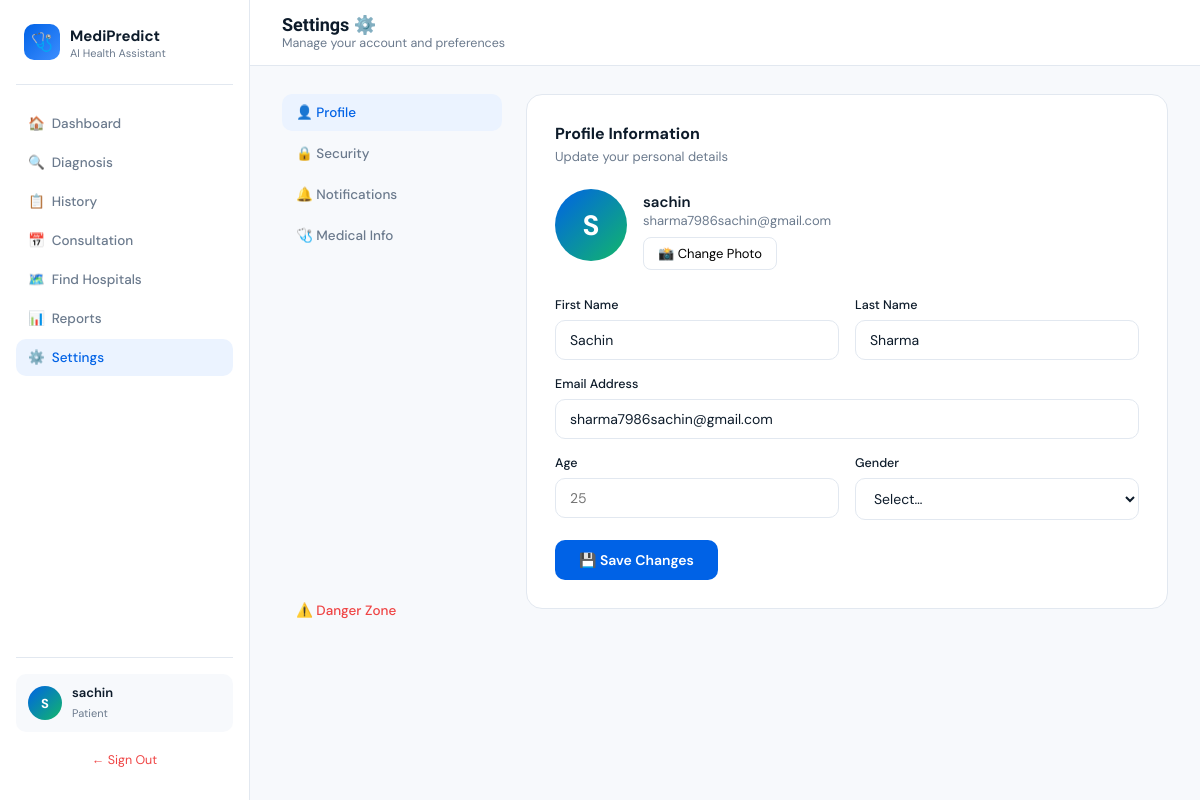
Page /settings (signed in) on the committed database.
### models.py (models this page shows, shortened)
class User(db.Model):
    __tablename__ = 'users'
    id          = db.Column(db.Integer,      primary_key=True)
    username    = db.Column(db.String(80),   unique=True, nullable=False)
    password    = db.Column(db.String(120),  nullable=False)
    first_name  = db.Column(db.String(80))
    last_name   = db.Column(db.String(80))
    email       = db.Column(db.String(120))
    role        = db.Column(db.String(20),   default='patient')
    joined      = db.Column(db.DateTime,     default=datetime.utcnow)
    age         = db.Column(db.String(10))
    gender      = db.Column(db.String(20))
    blood_group = db.Column(db.String(10))
    height      = db.Column(db.String(20))
    weight      = db.Column(db.String(20))
    allergies   = db.Column(db.Text)
    conditions  = db.Column(db.Text)
    medications = db.Column(db.Text)
    paid         = db.Column(db.Boolean,  default=False)   # True = active subscription
    paid_at      = db.Column(db.DateTime, nullable=True)   # When last payment was made
    expires_at   = db.Column(db.DateTime, nullable=True)   # Subscription expiry date
    payment_id   = db.Column(db.String(60), nullable=True) # Razorpay payment ID
    payment_amount = db.Column(db.Integer, nullable=True)  # Amount paid in rupees
    @property
    def subscription_status(self):
        if self.role == 'doctor':
            return 'admin'
        if not self.paid or not self.expires_at:
            return 'unpaid'
        now = datetime.utcnow()
        if self.expires_at < now:
            return 'expired'
        if (self.expires_at - now).days <= 30:
            return 'expiring_soon'
        return 'active'
    @property
    def days_remaining(self):
        if not self.expires_at:
            return 0
        delta = (self.expires_at - datetime.utcnow()).days
        return max(0, delta)
    def to_dict(self):
        return {
            "id":           self.id,
            "username":     self.username          or "",
            "first_name":   self.first_name        or "",
            "last_name":    self.last_name         or "",
            "email":        self.email             or "",
            "role":         self.role if self.role else "patient",
            "paid":         self.paid,
            "joined":       self.joined.strftime("%Y-%m-%d") if self.joined else "",
            "paid_at":      self.paid_at.strftime("%Y-%m-%d") if self.paid_at else "",
            "expires_at":   self.expires_at.strftime("%Y-%m-%d") if self.expires_at else "",
            "days_remaining":    self.days_remaining,
            "subscription_status": self.subscription_status,
            "payment_id":   self.payment_id        or "",
            "payment_amount": self.payment_amount  or 0,
            "age":          self.age               or "",
            "gender":       self.gender            or "",
            "blood_group":  self.blood_group       or "",
            "height":       self.height            or "",
            "weight":       self.weight            or "",
            "allergies":    self.allergies         or "",
            "conditions":   self.conditions        or "",
            "medications":  self.medications       or "",
        }

### app.py (the view, shortened to what this page needs)
@app.route("/settings", methods=["GET", "POST"])
@login_required
def settings_page():
    user = current_user()
    msg  = ""
    return render_template("settings.html",
                           username=user.username,
                           user_data=user.to_dict(), msg=msg)

### app.py (called while the page is built)
def login_required(f):
    @wraps(f)
    def decorated(*args, **kwargs):
        if "user_id" not in session:
            return redirect(url_for("login"))
        user = current_user()
        if user and user.role == "patient":
            from flask import request as _req
            if _req.endpoint not in ("payment_page", "confirm_order", "logout"):
                if not user.paid:
                    return redirect(url_for("payment_page"))
                if user.expires_at and user.expires_at < datetime.datetime.utcnow():
                    user.paid = False
                    db.session.commit()
                    return redirect(url_for("payment_page"))
        return f(*args, **kwargs)
    return decorated

def current_user():
    uid = session.get("user_id")
    return User.query.get(uid) if uid else None

### templates/Settings.html (shortened to what this page needs)
<!DOCTYPE html>
<html lang="en">
<head>
</head>
<body>
<div class="layout">
<aside class="sidebar">
  <div class="logo"><div class="logo-icon">🩺</div><div><strong>MediPredict</strong><span>AI Health Assistant</span></div></div>
  <nav>
    <a href="/">🏠&nbsp; Dashboard</a>
    <a href="/">🔍&nbsp; Diagnosis</a>
    <a href="/history">📋&nbsp; History</a>
    <a href="/consultation">📅&nbsp; Consultation</a>
    <a href="/hospitals">🗺️&nbsp; Find Hospitals</a>
    <a href="/reports">📊&nbsp; Reports</a>
    <a href="/settings" class="active">⚙️&nbsp; Settings</a>
  </nav>
  <div class="sidebar-footer">
    <div class="user-card"><div class="avatar" id="avatarInitial">U</div><div class="user-info"><strong>{{ username }}</strong><span>Patient</span></div></div>
    <a href="/logout" style="display:block;text-align:center;margin-top:12px;font-size:12.5px;color:#EF4444;text-decoration:none;padding:8px;border-radius:8px;">← Sign Out</a>
  </div>
</aside>
<main class="main">
  <div class="topbar">
    <div><h1>Settings ⚙️</h1><p>Manage your account and preferences</p></div>
  </div>
  <div class="content">
    <div class="settings-layout">
      <div class="settings-nav">
        <div class="snav-item active" onclick="showSection('profile',this)">👤 Profile</div>
        <div class="snav-item" onclick="showSection('security',this)">🔒 Security</div>
        <div class="snav-item" onclick="showSection('notifications',this)">🔔 Notifications</div>
        <div class="snav-item" onclick="showSection('medical',this)">🩺 Medical Info</div>
        <div class="snav-item" onclick="showSection('danger',this)" style="color:#EF4444; margin-top:auto;">⚠️ Danger Zone</div>
      </div>
      <div>
        <div class="settings-section active" id="section-profile">
          <div class="section-card">
            <div class="section-title">Profile Information</div>
            <div class="section-sub">Update your personal details</div>
            <div style="display:flex; align-items:center; gap:16px; margin-bottom:24px;">
              <div class="avatar-big" id="bigAvatar">{{ username[0].upper() }}</div>
              <div>
                <div style="font-size:15px; font-weight:600;">{{ username }}</div>
                <div style="font-size:13px; color:var(--text-muted);">{{ user_data.get('email','—') }}</div>
                <button class="upload-btn" style="margin-top:8px;" onclick="alert('Photo upload requires additional backend setup.')">📸 Change Photo</button>
              </div>
            </div>
            <form method="POST" action="/settings">
              <div class="form-grid">
                <div class="form-group">
                  <label>First Name</label>
                  <input type="text" name="first_name" value="{{ user_data.get('first_name','') }}" placeholder="Arjun">
                </div>
                <div class="form-group">
                  <label>Last Name</label>
                  <input type="text" name="last_name" value="{{ user_data.get('last_name','') }}" placeholder="Sharma">
                </div>
                <div class="form-group full">
                  <label>Email Address</label>
                  <input type="email" name="email" value="{{ user_data.get('email','') }}" placeholder="arjun@example.com">
                </div>
                <div class="form-group">
                  <label>Age</label>
                  <input type="text" name="age" value="{{ user_data.get('age','') }}" placeholder="25">
                </div>
                <div class="form-group">
                  <label>Gender</label>
                  <select name="gender">
                    <option value="">Select…</option>
                  </select>
                </div>
              </div>
              <button type="submit" class="save-btn">💾 Save Changes</button>
            </form>
          </div>
        </div>
      </div>
    </div>
  </div>
</main>
</div>
</body>
</html>

### templates/Settings.html (style rules this page uses)
*, *::before, *::after { box-sizing:border-box; margin:0; padding:0; }
:root { --blue:#0062E6; --blue-pale:#EBF3FF; --green:#12B76A; --green-pale:#E6FBF2; --red:#EF4444; --text:#0D1B2A; --text-muted:#6B7A8D; --border:#E2E8F0; --white:#FFFFFF; --surface:#F7F9FC; --sidebar-w:250px; }
html,body { height:100%; font-family:'DM Sans',sans-serif; color:var(--text); background:var(--surface); }
.layout { display:flex; height:100vh; overflow:hidden; }
.sidebar { width:var(--sidebar-w); background:var(--white); border-right:1px solid var(--border); display:flex; flex-direction:column; padding:24px 16px; flex-shrink:0; }
.logo { display:flex; align-items:center; gap:10px; padding:0 8px 24px; border-bottom:1px solid var(--border); margin-bottom:20px; }
.logo-icon { width:36px; height:36px; border-radius:10px; background:linear-gradient(135deg,#0062E6,#3D8EFF); display:flex; align-items:center; justify-content:center; font-size:18px; }
.logo strong { font-size:15px; font-weight:700; }
.logo span { display:block; font-size:11px; color:var(--text-muted); }
nav a { display:flex; align-items:center; gap:10px; padding:10px 12px; border-radius:10px; text-decoration:none; color:var(--text-muted); font-size:13.5px; font-weight:500; margin-bottom:2px; transition:all .18s; }
nav a.active { background:var(--blue-pale); color:var(--blue); }
.sidebar-footer { margin-top:auto; border-top:1px solid var(--border); padding-top:16px; }
.user-card { display:flex; align-items:center; gap:10px; padding:10px 12px; border-radius:10px; background:var(--surface); }
.avatar { width:34px; height:34px; border-radius:50%; background:linear-gradient(135deg,#0062E6,#12B76A); display:flex; align-items:center; justify-content:center; color:white; font-weight:700; font-size:13px; }
.user-info strong { display:block; font-size:13px; font-weight:600; }
.user-info span { font-size:11px; color:var(--text-muted); }
.main { flex:1; display:flex; flex-direction:column; overflow:hidden; }
.topbar { background:var(--white); border-bottom:1px solid var(--border); padding:14px 32px; display:flex; align-items:center; justify-content:space-between; flex-shrink:0; }
.topbar h1 { font-family:'Sora',sans-serif; font-size:18px; font-weight:700; }
.topbar p { font-size:12.5px; color:var(--text-muted); }
.content { flex:1; overflow-y:auto; padding:28px 32px; }
.settings-layout { display:grid; grid-template-columns:220px 1fr; gap:24px; max-width:900px; }
.settings-nav { display:flex; flex-direction:column; gap:4px; }
.snav-item { padding:10px 14px; border-radius:10px; cursor:pointer; font-size:13.5px; font-weight:500; color:var(--text-muted); transition:all .15s; display:flex; align-items:center; gap:9px; }
.snav-item.active { background:var(--blue-pale); color:var(--blue); }
.settings-section { display:none; }
.settings-section.active { display:block; }
.section-card { background:var(--white); border:1px solid var(--border); border-radius:16px; padding:28px; margin-bottom:20px; }
.section-title { font-size:16px; font-weight:700; margin-bottom:4px; }
.section-sub { font-size:13px; color:var(--text-muted); margin-bottom:24px; }
.form-grid { display:grid; grid-template-columns:1fr 1fr; gap:16px; }
.form-group { margin-bottom:0; }
.form-group.full { grid-column:1/-1; }
label { display:block; font-size:12.5px; font-weight:500; color:var(--text); margin-bottom:7px; }
input[type=text], input[type=password], input[type=email], select, textarea { width:100%; padding:10px 14px; border:1.5px solid var(--border); border-radius:10px; font-family:'DM Sans',sans-serif; font-size:14px; color:var(--text); outline:none; transition:border-color .2s, box-shadow .2s; background:white; }
.save-btn { padding:11px 24px; background:var(--blue); color:white; border:none; border-radius:10px; font-family:'DM Sans',sans-serif; font-size:14px; font-weight:600; cursor:pointer; margin-top:20px; }
.avatar-big { width:72px; height:72px; border-radius:50%; background:linear-gradient(135deg,#0062E6,#12B76A); display:flex; align-items:center; justify-content:center; color:white; font-weight:700; font-size:28px; margin-bottom:12px; }
.upload-btn { padding:7px 14px; border:1.5px solid var(--border); background:white; border-radius:8px; font-family:'DM Sans',sans-serif; font-size:13px; cursor:pointer; }

### rows in the picture
User: username "sachin", username "S", get "sharma7986sachin@gmail.com", first_name "Sachin", last_name "Sharma", email "sharma7986sachin@gmail.com"
